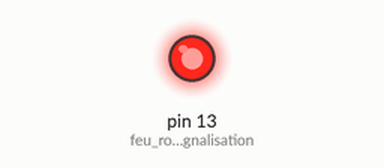
Bench run of a sketch on a simulated Arduino Uno, built with avr-gcc and run on an emulated ATmega328P. Parts: output pins drawn as LEDs (lit = HIGH).

Above: at 0.5 s.
At 15.5 s:
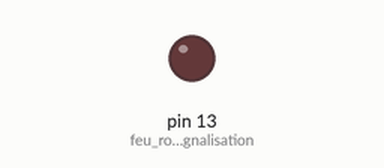
Timing chart, 0 to 33.8 s (numbered marks = the images above):
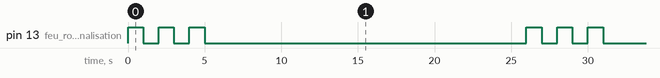

Measured:
- by itself, pin 13 (feu_rouge_de_signalisation): repeats every 26.0 s: 2 × (LOW 1.0 s, HIGH 1.0 s), LOW 21.0 s, HIGH 1.0 s
- by itself, everything shown: repeats every 26.0 s, in 6 steps

The sketch:

flashing-led-using-a-single-for-loop.ino
```cpp
/*

  Example : Nous allons utiliser Arduino pour faire le jeu de
  lumière qui va flasher pendant quelque secondes en suivant un rythm donné ( That is the pattern ).

    Les taches à faire :

        - We will use some different code to make the LED display a message in Morse code.
	      - In this case, we are going to get the LED to signal the letters S.O.S., which is the international Morse code distress signal.
	      - Morse code is a type of character encoding that transmits letters and numbers using patterns of on and off.
	      - It is therefore nicely suited to our digital system as we can turn an LED on and off in the necessary pattern to spell out a word or a series of characters.

 	      - In this case we will be signaling S.O.S., which in the Morse code alphabet is three dits (short flashes), followed by three dahs (long flashes), followed by three dits again.
	      - We can therefore now code our sketch to flash the LED on and off in this pattern, signaling SOS

*/


// On definit le Output Pin - number : qui est juste la borne de connection sur le Board pour le signal de sortie :

int feu_rouge_de_signalisation = 13;

// On definit la variable qui comptera le nombre de flash du LED ' flashCount' :

int flashCount;


// The setup routine runs once when you press reset :
void setup() {
  // put your setup code here, to run once:


  // Initialize the digital pin as an output :

  // pinMode(13, OUTPUT);

  pinMode(feu_rouge_de_signalisation, OUTPUT);

}

void loop() {
  // put your main code here, to run repeatedly:

  // Nous voulons que notre jeu de lumière brille pendant 3 sequences et puis s'éteint pour une longue durée :

  for(flashCount = 0; flashCount < 3; flashCount++){

    digitalWrite(feu_rouge_de_signalisation, HIGH);  // Fais que le feu_rouge_de_signalisation soit allumé
    delay(1000); // Tu patientes pour 1 seconde qui vaut 1000 millisecondes

    digitalWrite(feu_rouge_de_signalisation, LOW);  // Fais que le feu_rouge_de_signalisation soit eteint
    delay(1000);// Tu patientes pour 1 seconde qui vaut 1000 millisecondes
  }

  // A la fin de cette séquence de 3 allumages va en mode éteint pour 20 Secondes avant de recommencer la nouvelle serie de 3 séquences :
  // Car tout le code contenu dans la partie ' void loop () {} ' roule et roule en se repétant.

  delay(20000);// Tu patientes pour 20 secondes = 20000 millisecondes


}
```
